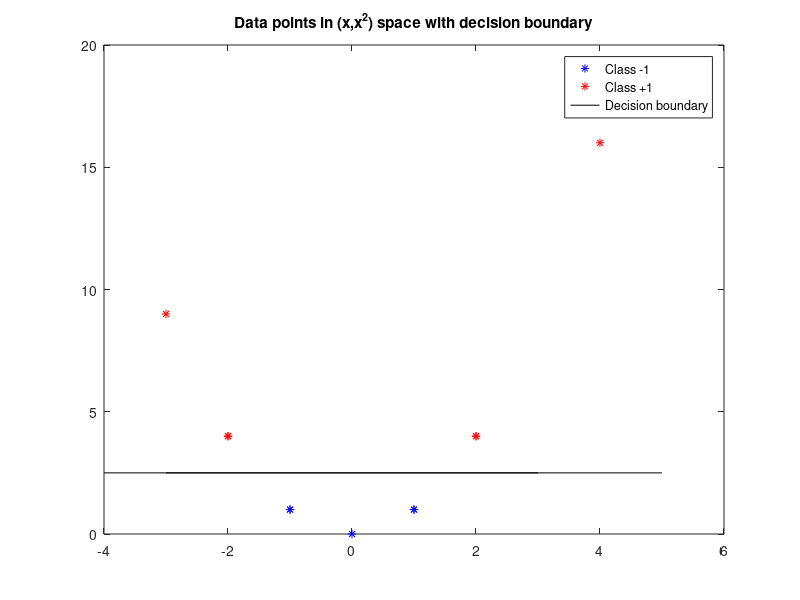

The MATLAB source for this figure: (Note: this script raises an error after producing the figure.)
%% Task T3
xp = [-2 2];
xn = [-1 1];
gx = -3:3;
gy = repelem(2.5, 7);

plot(xn,xn.^2,'b*')
hold on
plot(xp,xp.^2,'r*')
plot(gx, gy,'black')
legend('Class -1', 'Class +1', 'Decision boundary')
title('Data points in (x,x^2) space with decision boundary')
%% Task T4
xp = [-3 -2 2 4];
xn = [-1 0 1];
gx = -4:5;
gy = repelem(2.5, 10);
plot(xn,xn.^2,'b*')
hold on
plot(xp,xp.^2,'r*')
plot(gx, gy,'black')
legend('Class -1', 'Class +1', 'Decision boundary')
title('Data points in (x,x^2) space with decision boundary')
%% Task E1
X = train_data_01-mean(train_data_01,2);
[U,S,V] = svd(X);
%%
X0 = X(:,find(train_labels_01 == 0));
X1 = X(:,find(train_labels_01 == 1));
p1_0 = X0'*U(:,1);
p2_0 = X0'*U(:,2);
p1_1 = X1'*U(:,1);
p2_1 = X1'*U(:,2);
plot(p1_0,p2_0, 'r.')
hold on 
plot(p1_1,p2_1,'b.')
legend('Class 0','Class 1');
title('The two classes represented using PCA')
%% Some testing
figure(1)
histogram(p1_0)
hold on
histogram(p1_1)
figure(2)
histogram(p2_0)
hold on
histogram(p2_1)
%% Task E2 K = 2
[y,C] = K_means_clustering(train_data_01, 2);

X0 = X(:,find(y == 1));
X1 = X(:,find(y == 2));
p1_0 = X0'*U(:,1);
p2_0 = X0'*U(:,2);
p1_1 = X1'*U(:,1);
p2_1 = X1'*U(:,2);
C_mean = C - mean(train_data_01,2);
pc = C_mean'*U(:,1);
pc2 = C_mean'*U(:,2);
plot(p1_0,p2_0, 'r.')
hold on 
plot(p1_1,p2_1,'b.')
plot(pc,pc2,'g.','MarkerSize',20)
legend('Cluster 1','Cluster 2', 'Centroids')
title('K-means clustering with K = 2')
%% Task E2 K = 5
[y,C] = K_means_clustering(train_data_01, 5);

X0 = X(:,find(y == 1));
X1 = X(:,find(y == 2));
X2 = X(:,find(y == 3));
X3 = X(:,find(y == 4));
X4 = X(:,find(y == 5)); %#ok<*FNDSB>

p1_0 = X0'*U(:,1);
p2_0 = X0'*U(:,2);
p1_1 = X1'*U(:,1);
p2_1 = X1'*U(:,2);
p1_2 = X2'*U(:,1);
p2_2 = X2'*U(:,2);
p1_3 = X3'*U(:,1);
p2_3 = X3'*U(:,2);
p1_4 = X4'*U(:,1);
p2_4 = X4'*U(:,2);
C_mean = C - mean(train_data_01,2);
pc = C_mean'*U(:,1);
pc2 = C_mean'*U(:,2);
plot(p1_0,p2_0,'r.')
hold on 
plot(p1_1,p2_1,'b.')
plot(p1_2,p2_2,'y.')
plot(p1_3,p2_3,'c.')
plot(p1_4,p2_4,'m.')
plot(pc,pc2,'g.','MarkerSize',20)
legend('Cluster 1','Cluster 2','Cluster 3','Cluster 4','Cluster 5', 'Centriods')
title('K-means clustering with K = 5')
%% Task E3 K = 2
figure
sgtitle('Images of the centroids after K-means clustering')
subplot(121)
imshow(reshape(C(:,1),28,28),'InitialMagnification','fit')
title('First centroid')
subplot(122)
imshow(reshape(C(:,2),28,28),'InitialMagnification','fit')
title('Second centroid')
%% Task E3 K = 2
figure
sgtitle('Images of the centroids after K-means clustering')
subplot(151)
imshow(reshape(C(:,1),28,28),'InitialMagnification','fit')
title('First centroid')
subplot(152)
imshow(reshape(C(:,2),28,28),'InitialMagnification','fit')
title('Second centroid')
subplot(153)
imshow(reshape(C(:,3),28,28),'InitialMagnification','fit')
title('Third centroid')
subplot(154)
imshow(reshape(C(:,4),28,28),'InitialMagnification','fit')
title('Fourth centroid')
subplot(155)
imshow(reshape(C(:,5),28,28),'InitialMagnification','fit')
title('Fifth centroid')
%% Task E4
K = 2;
[C, y_cluster, labels] = K_means_classifier(train_data_01, train_labels_01, K);
y_pred_test = K_means_predictor(test_data_01, C, labels, K);

X_test = test_data_01-mean(test_data_01,2);
[U2,S2,V2] = svd(X_test);

X0 = X_test(:,find(y_pred_test == 0));
X1 = X_test(:,find(y_pred_test == 1));
p1_0 = X0'*U2(:,1);
p2_0 = X0'*U2(:,2);
p1_1 = X1'*U2(:,1);
p2_1 = X1'*U2(:,2);
C_mean = C - mean(C,2);
pc = C_mean'*U(:,1);
pc2 = C_mean'*U(:,2);
plot(p1_0,p2_0, 'r.')
hold on 
plot(p1_1,p2_1,'b.')
plot(pc,pc2,'g.','MarkerSize',20)
legend('Predicted class 0','Predicted class 1', 'Centroids')
title('K-means classification with K = 2')

misclass_train = nnz(y_cluster - train_labels_01)
misclass_test = nnz(y_pred_test - test_labels_01)
%%
length(test_labels_01);
length(find(test_labels_01(find(y_pred_test == 1))==0))
%% Task E5 different values of K
K = 12;
[C, y_cluster, labels] = K_means_classifier(X, train_labels_01, K);
y_pred_test = K_means_predictor(test_data_01, C, labels, K);

misclass_train = nnz(y_cluster - train_labels_01);
misclass_test = nnz(y_pred_test - test_labels_01);
disp(['K: ',num2str(K),' Test: ', num2str(misclass_test),' Train: ', num2str(misclass_train)])
disp(['Test %: ', num2str(misclass_test/length(test_labels_01))])
disp(['Train %: ', num2str(misclass_train/length(train_labels_01))])

%% Task E6
model = fitcsvm(train_data_01', train_labels_01);
y_pred_train = predict(model, train_data_01');
y_pred_test = predict(model, test_data_01');

misclass_train = nnz(y_pred_train - train_labels_01);
misclass_test = nnz(y_pred_test - test_labels_01);
disp(['Test: ', num2str(misclass_test),' Train: ', num2str(misclass_train)])
disp(['Test %: ', num2str(misclass_test/length(test_labels_01))])
disp(['Train %: ', num2str(misclass_train/length(train_labels_01))])
%%
length(find(test_labels_01(find(y_pred_test == 1))==1))
%% Task E7
beta = 1;
model_gauss = fitcsvm(train_data_01', train_labels_01, ...
                        'KernelFunction', 'gaussian', 'KernelScale', beta);

y_pred_train = predict(model_gauss, train_data_01');
y_pred_test = predict(model_gauss, test_data_01');

misclass_train = nnz(y_pred_train - train_labels_01);
misclass_test = nnz(y_pred_test - test_labels_01);
disp(['Test: ', num2str(misclass_test),' Train: ', num2str(misclass_train)])
disp(['Test %: ', num2str(misclass_test/length(test_labels_01))])
disp(['Train %: ', num2str(misclass_train/length(train_labels_01))])
%%
length(find(test_labels_01(find(y_pred_test == 0))==0))